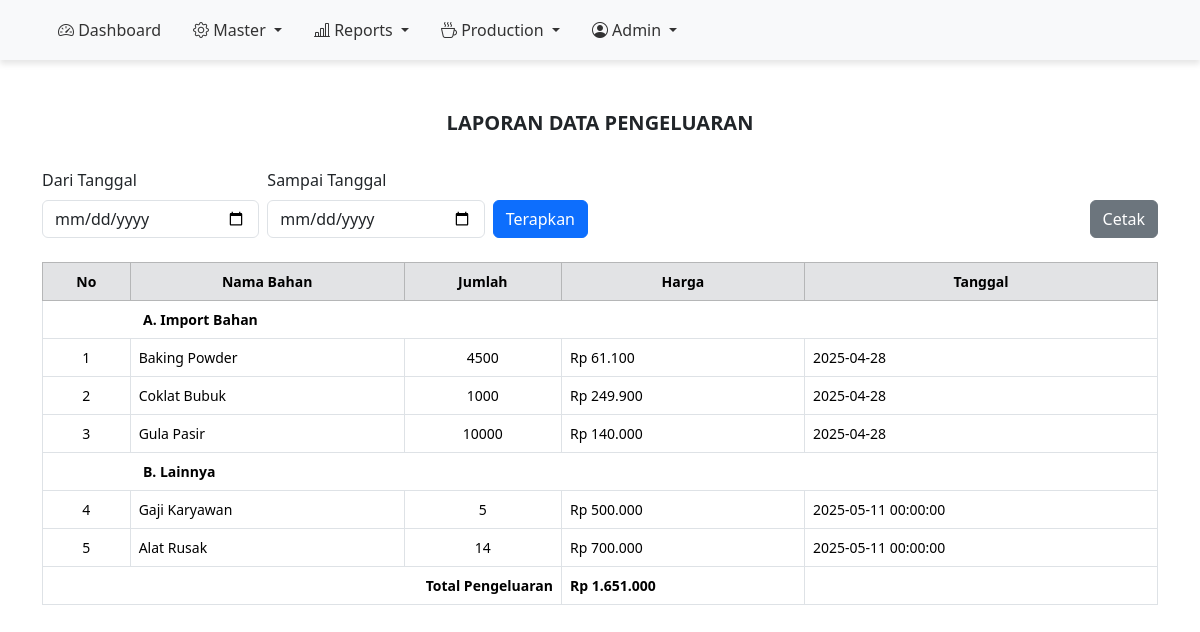
/Admin/report-cost.php (signed in), run on the app's committed database.
### config.php (called while the page is built, shortened)
<?php
$host = "localhost";
$user = "root";
$pass = "";
$db = "breadone";
$conn = mysqli_connect($host, $user, $pass, $db);
function getAllPengeluaran()
{
    global $conn;
    $query = mysqli_query($conn, "SELECT bi.*, i.*
                                      FROM `bo-ingredient-import` bi
                                      JOIN `bo-ingredient` i ON bi.id_ingredient = i.id_ingredient
                                      ORDER BY bi.date_import DESC");
    return mysqli_fetch_all($query, MYSQLI_ASSOC);
}
function getAllCost()
{
    global $conn;
    $query = "SELECT * FROM `bo-report-cost`";
    $result = mysqli_query($conn, $query);
    return mysqli_fetch_all($result, MYSQLI_ASSOC);
}
?>

### Admin/report-cost.php (the view, shortened to what this page needs)
<?php
include '../config.php';
if (isset($_POST["filter"])) {
    $start = $_POST["start_date"];
    $end = $_POST["end_date"];
    $pengeluaran = filterPengeluaranByDate($start, $end);
} else {
    $pengeluaran = getAllPengeluaran();
    $cost = getAllCost();
}
?>
<!DOCTYPE html>
<html lang="id">
<head>
    <link href="https://cdn.jsdelivr.net/npm/bootstrap@5.3.3/dist/css/bootstrap.min.css" rel="stylesheet">
</head>
<body>
    <div class="no-print">
        <?php include "../Layout/sidebar.php"; ?>
    </div>
    <div class="container mt-5">
        <div class="text-center report-title">LAPORAN DATA PENGELUARAN</div>
        <div class="row justify-content-between align-items-end no-print mb-4">
            <div class="col-md-6">
                <form method="post" class="row g-2 align-items-end">
                    <div class="col">
                        <label for="start_date" class="form-label">Dari Tanggal</label>
                        <input type="date" name="start_date" id="start_date" class="form-control" required>
                    </div>
                    <div class="col">
                        <label for="end_date" class="form-label">Sampai Tanggal</label>
                        <input type="date" name="end_date" id="end_date" class="form-control" required>
                    </div>
                    <div class="col-auto">
                        <button type="submit" name="filter" class="btn btn-primary">Terapkan</button>
                    </div>
                </form>
            </div>
            <div class="col-md-auto text-end">
                <button type="button" onclick="window.print()" class="btn btn-secondary">Cetak</button>
            </div>
        </div>
        <div class="table-responsive">
            <table class="table table-bordered">
                <thead class="table-secondary text-center">
                    <tr>
                        <th>No</th>
                        <th>Nama Bahan</th>
                        <th>Jumlah</th>
                        <th>Harga</th>
                        <th>Tanggal</th>
                    </tr>
                </thead>
                <tbody>
                    <?php if (empty($pengeluaran)): ?>
                        <tr>
                            <td colspan="5" class="text-center text-danger">Tidak ada data ditemukan</td>
                        </tr>
                    <?php else: ?>
                        <tr>
                            <td colspan="5" class="text-Start fw-bold" style="padding-left: 100px;">A. Import Bahan</td>
                        </tr>
                        <?php $i = 1;
                        $totalPengeluaran = 0; ?>
                        <?php foreach ($pengeluaran as $row): ?>
                            <tr>
                                <td class="text-center"><?= $i ?></td>
                                <td><?= htmlspecialchars($row["name_ingredient"]) ?></td>
                                <td class="text-center"><?= htmlspecialchars($row["qty"]) ?></td>
                                <td>Rp <?= number_format($row["price"], 0, ',', '.') ?></td>
                                <td><?= htmlspecialchars($row["date_import"]) ?></td>
                            </tr>
                            <?php
                            $i++;
                            $totalPengeluaran += $row["price"];
                            ?>
                        <?php endforeach; ?>
                        <?php if (empty($cost)): ?>
                            <tr>
                                <td colspan="5" class="text-center text-danger">Tidak ada data ditemukan</td>
                            </tr>
                        <?php else: ?>
                            <tr>
                                <td colspan="5" class="text-Start fw-bold" style="padding-left: 100px;">B. Lainnya</td>
                            </tr>
                            <?php foreach ($cost as $row): ?>
                                <tr>
                                    <td class="text-center"><?= $i ?></td>
                                    <td><?= htmlspecialchars($row["name_cost"]) ?></td>
                                    <td class="text-center"><?= htmlspecialchars($row["qty_cost"]) ?></td>
                                    <td>Rp <?= number_format($row["price_cost"], 0, ',', '.') ?></td>
                                    <td><?= htmlspecialchars($row["date_cost"]) ?></td>
                                </tr>
                                <?php
                                $i++;
                                $totalPengeluaran += $row["price_cost"];
                                ?>
                            <?php endforeach; ?>
                        <?php endif; ?>
                        <tr>
                            <td colspan="3" class="text-end fw-bold">Total Pengeluaran</td>
                            <td class="fw-bold">Rp <?= number_format($totalPengeluaran, 0, ',', '.') ?></td>
                            <td></td>
                        </tr>
                    <?php endif; ?>
                </tbody>
            </table>
        </div>
    </div>
</body>
</html>

### Admin/report-cost.php (style rules this page uses)
.table th, .table td { vertical-align: middle; font-size: 14px; }
.report-title { font-size: 20px; font-weight: bold; margin-bottom: 30px; }

### data on the page
bo-ingredient-import: id_ingredient.name_ingredient "Baking Powder", qty "4500", price "61.100", date_import "2025-04-28"
bo-ingredient-import: id_ingredient.name_ingredient "Coklat Bubuk", qty "1000", price "249.900", date_import "2025-04-28"
bo-ingredient-import: id_ingredient.name_ingredient "Gula Pasir", qty "10000", price "140.000", date_import "2025-04-28"
bo-report-cost: name_cost "Gaji Karyawan", qty_cost "5", price_cost "500.000", date_cost "2025-05-11 00:00:00"
bo-report-cost: name_cost "Alat Rusak", qty_cost "14", price_cost "700.000", date_cost "2025-05-11 00:00:00"

### other printed values
$totalPengeluaran "1.651.000"
